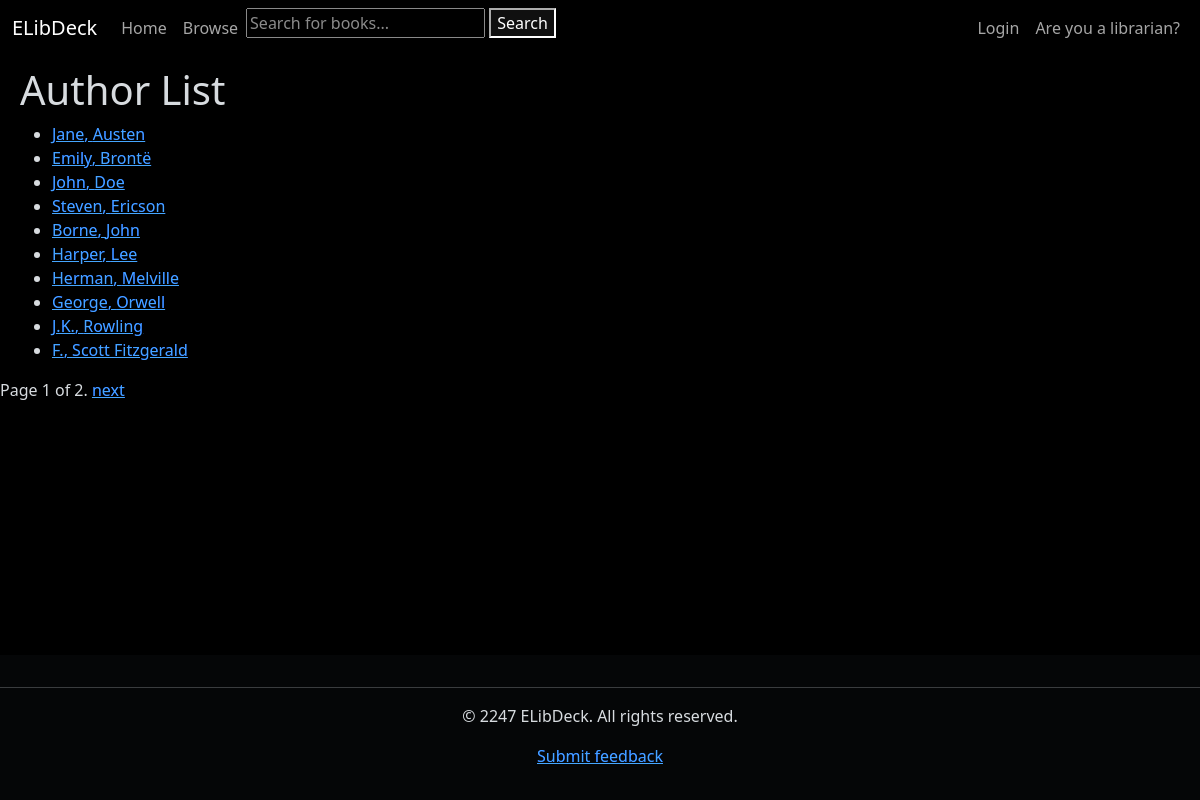
Screenshot of /authors/ with the database file from the repository.
### books_catalog/models.py (models this page shows, shortened)
class Author(models.Model):
    first_name = models.CharField(max_length=100)
    last_name = models.CharField(max_length=100)
    date_of_birth = models.DateField(null=True, blank=True)
    date_of_death = models.DateField('Died', null=True, blank=True)
    class Meta:
        ordering = ['last_name', 'first_name']
    def get_absolute_url(self):
        return reverse('books_catalog:author-detail', args=[str(self.id)])

### books_catalog/views.py (the view)
# urls.py: path('authors/', views.AuthorListView.as_view(), name='authors'),
class AuthorListView(generic.ListView):
    model = Author
    template_name = 'books_catalog/author_list.html'
    paginate_by = 10

### books_catalog/templates/books_catalog/author_list.html
{% extends 'generic.html' %}
{% block content %}
<h1>Author List</h1>
{% if author_list %}
<ul>
    {% for author in author_list %}
    <li>
        <a href="{{ author.get_absolute_url }}">{{ author.first_name }}, {{ author.last_name }}</a>
    </li>
    {% endfor %}
</ul>
{% else %}
<p>There are no books in the library.</p>
{% endif %}
{% endblock %}

### templates/generic.html (style rules this page uses)
html { filter: invert(1) hue-rotate(180deg); }

### rows the page displays
Author: first_name "Jane", last_name "Austen"
Author: first_name "Emily", last_name "Brontë"
Author: first_name "John", last_name "Doe"
Author: first_name "Steven", last_name "Ericson"
Author: first_name "Borne", last_name "John"
Author: first_name "Harper", last_name "Lee"
Author: first_name "Herman", last_name "Melville"
Author: first_name "George", last_name "Orwell"
Author: first_name "J.K.", last_name "Rowling"
Author: first_name "F.", last_name "Scott Fitzgerald"

### other values shown
{{ page_obj.number }} "1"
{{ page_obj.paginator.num_pages }} "2"
